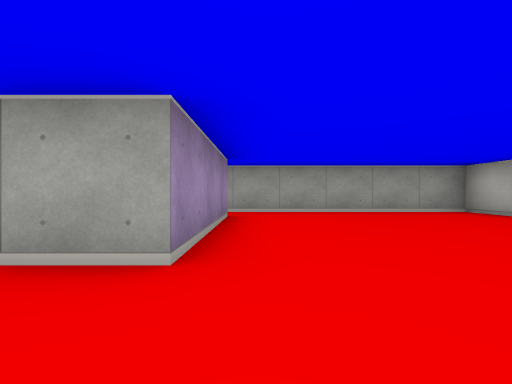
view 1 (above)

12 first-person views from a walk through a cub3D level. The camera is about half as high as the walls, looks level and sees 90° across. The floor is counted in squares. Each view is taken from the middle of a square. On the plan, view 1 faces up. The plan holds only what a view shows up to about 9 squares ahead; the rest is blank.

view 2
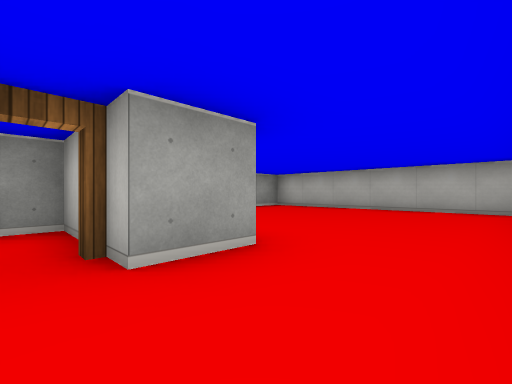

view 3
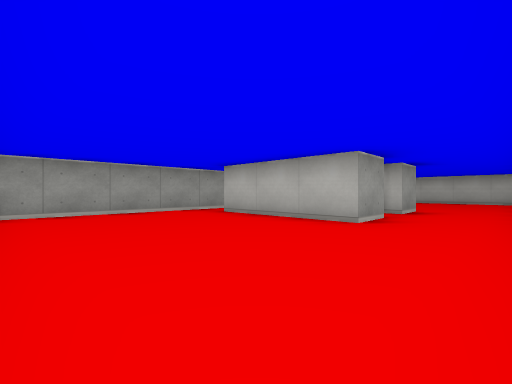

view 4
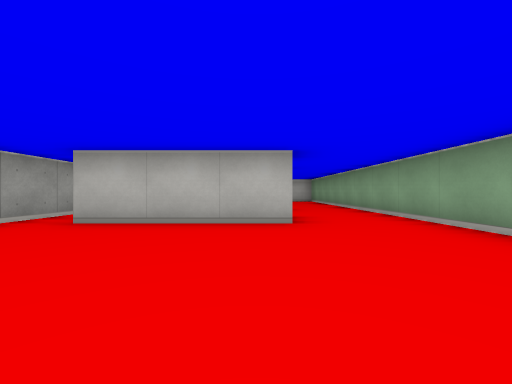

view 5
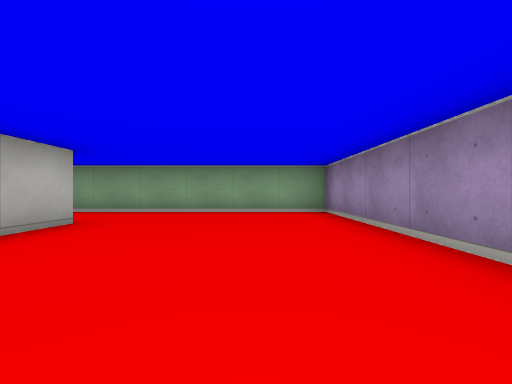

view 6
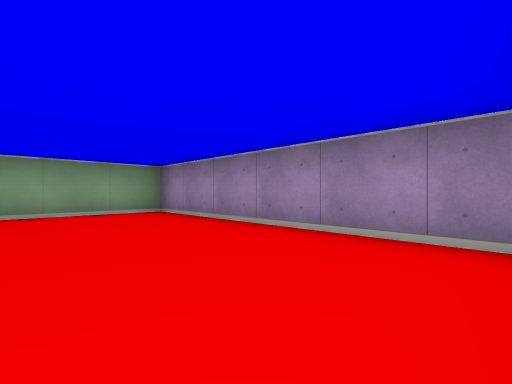

view 7
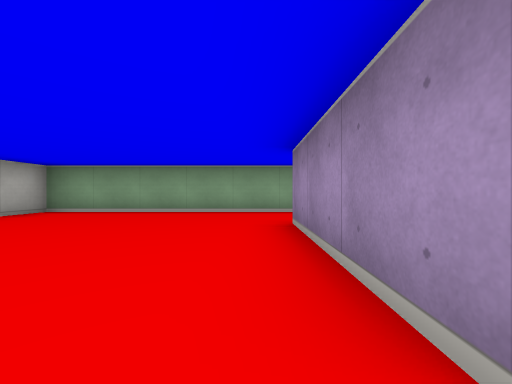

view 8
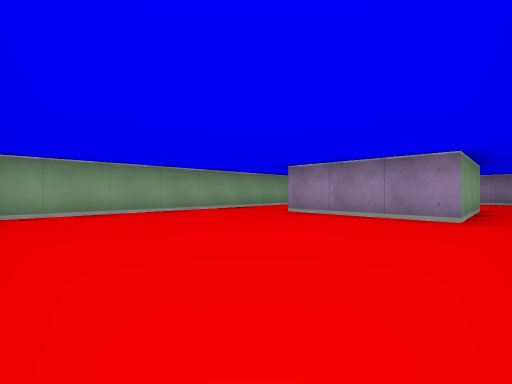

view 9
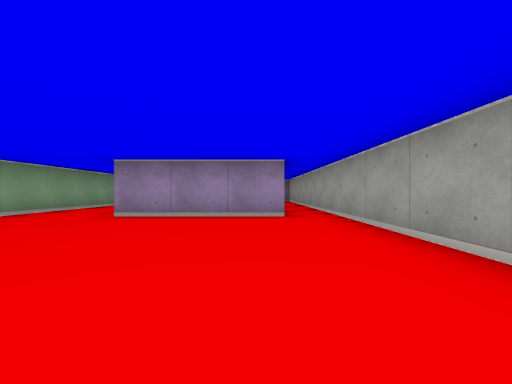

view 10
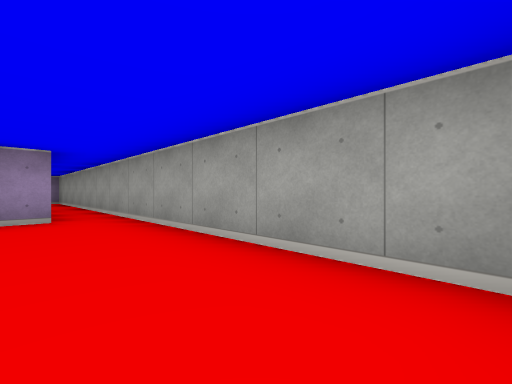

view 11
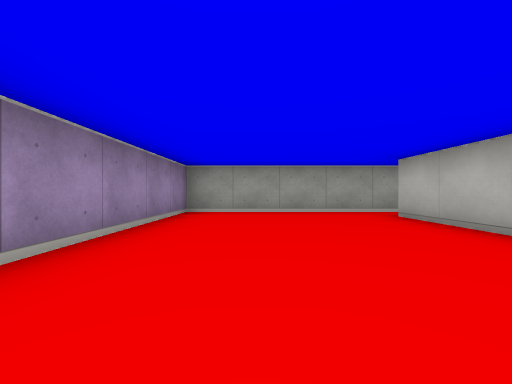

view 12
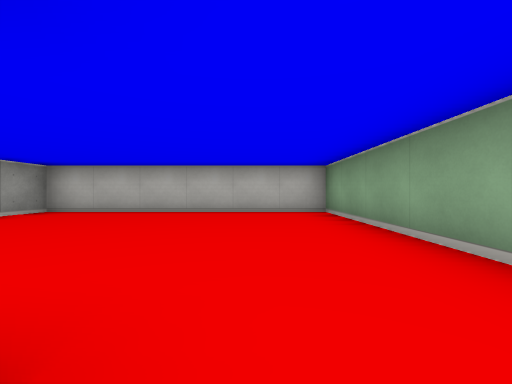

### Floor plan
Ten units are one square. View 1 is at (0, 0); x grows to the right and y downward. Boxes are objects, and circles mark ways between rooms. Rooms are numbered by the first view taken in them; rooms with no view inside come last. Other rooms are left out.
<svg viewBox="-80 -60 130 70">
<path fill="none" stroke="#000" d="M-5 -45 -5 -15M-5 5 45 5 45 -55 -5 -55M-25 -15 -35 -15 -35 -45 -5 -45M-5 -15 -15 -15M-5 -55 -75 -55 -75 5 -5 5M-15 -15 -15 -35 -20 -35"/>
<circle cx="-10" cy="-5" r="3" fill="#2a7"/>
<circle cx="-10" cy="-50" r="3" fill="#2a7"/>
<circle cx="-20" cy="-20" r="3" fill="#2a7"/>
<text x="20" y="-30">1</text>
<text x="-50" y="-20">2</text>
<text x="-20" y="-30">3</text>
</svg>
Room 1 opens to room 2. Room 2 opens to room 3.

Where each view was taken, in squares from view 1:
view 1: 0 up, 0 right, facing up
view 2: 0 up, 2 left, facing up-right
view 3: 0 up, 7 left, facing up-right
view 4: 2 up, 7 left, facing right
view 5: 5 up, 6 left, facing down
view 6: 5 up, 5 left, facing down-left
view 7: 5 up, 0 right, facing down
view 8: 5 up, 4 right, facing down-left
view 9: 4 up, 4 right, facing left
view 10: 4 up, 4 right, facing up-left
view 11: 0 up, 6 left, facing up
view 12: 1 up, 1 left, facing right
